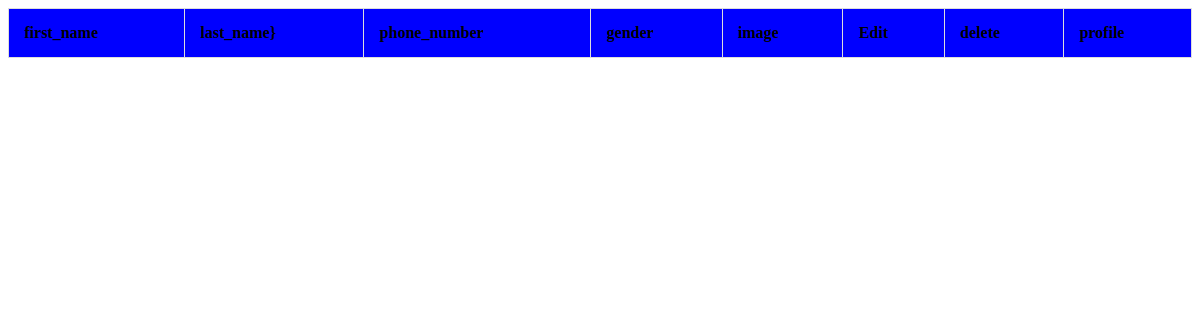
Page /trainer/list/ on the earlier database version.
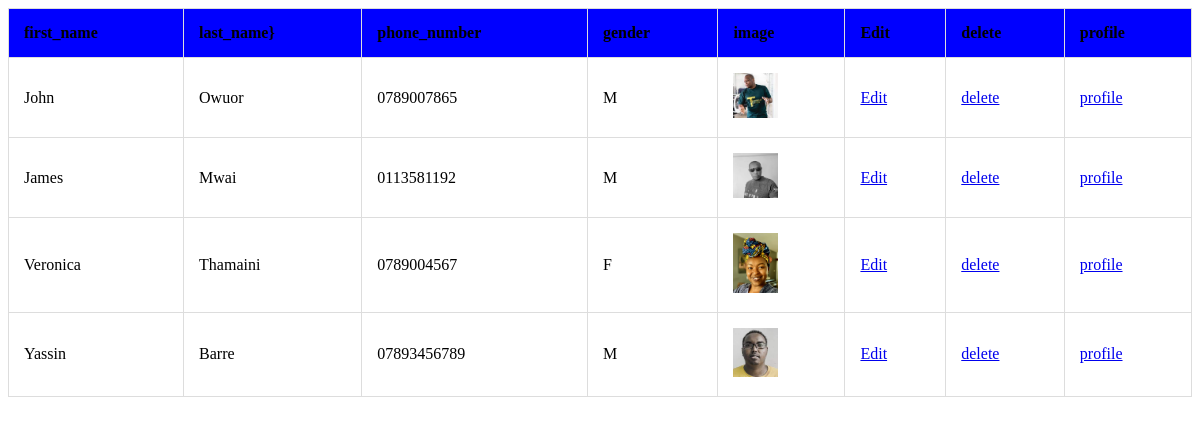
Same page on the later database version.
### trainer/models.py (models this page shows)
class Trainer(models.Model):
 first_name=models.CharField(max_length=12)
 last_name=models.CharField(max_length=12)
 gender_choice=(( u'F',u'Female'),( u'M',u'Male'),( u'O',u'Others'))
 gender=models.CharField(max_length=10,choices=gender_choice)
 image=models.ImageField(upload_to="images")
 phone_number=models.CharField(max_length=13)
 email_address=models.EmailField()
 identification_card=models.CharField(max_length=14)
 nationality=models.CharField(max_length=15)
 languages=(( u'E',u'English'),( u'K',u'Kiswahili'),( u'F',u'French'))
 language=models.CharField(max_length=18,choices=languages)
 resume=models.FileField()
 course=models.CharField(max_length=18)
 job_title=models.CharField(max_length=20)
 days=models.CharField(max_length=15)
 company=models.CharField(max_length=25)
 salary=models.FloatField()
 contract=models.FileField()

### trainer/views.py (the view)
# urls.py: path("list/",trainer_list,name="trainer_list"),
def trainer_list(request) :
    trainer=Trainer.objects.all()
    return render(request,"trainer_list.html",{"trainer":trainer})

### trainer/templates/trainer_list.html (shortened to what this page needs)
<!DOCTYPE html>
<html lang="en">
<head>
</head>
<body>
    <table>
        <tr>
            <th>first_name</th>
            <th>last_name}</th>
            <th>phone_number</th>
            <th>gender</th>
            <th>image</th>
            <th>Edit</th>
            <th>delete</th>
            <th>profile</th>
        </tr>
{%for trainer in trainer%}
        <tr>
            <td>{{trainer.first_name}}</td>
            <td>{{trainer.last_name}}</td>
            <td>{{trainer.phone_number}}</td>
            <td>{{trainer.gender}}</td>
            {% if trainer.image %}
            <td><img src="{{trainer.image.url}}" width="45"></td>
            {%endif%}
        <td><a href="{% url 'edit_trainer' id=trainer.id %}">Edit</a></td>
        <td><a href="{% url 'delete_trainer' id=trainer.id %}">delete</a></td>
        <td><a href="{% url 'trainer_profile' id=trainer.id %}">profile</a></td>
        </tr>
 {%endfor%}
    </table>
</body>
</html>

### trainer/templates/trainer_list.html (style rules this page uses)
table, td, th { border: 1px solid #ddd; text-align: left; }
table { border-collapse: collapse; width: 100%; }
th, td { padding: 15px; }
th { background-color:blue; }

Differences in the rows shown:
added Trainer: first_name "John", last_name "Owuor", phone_number "0789007865", gender "M", image (picture)
added Trainer: first_name "James", last_name "Mwai", phone_number "0113581192", gender "M", image (picture)
added Trainer: first_name "Veronica", last_name "Thamaini", phone_number "0789004567", gender "F", image (picture)
added Trainer: first_name "Yassin", last_name "Barre", phone_number "07893456789", gender "M", image (picture)
